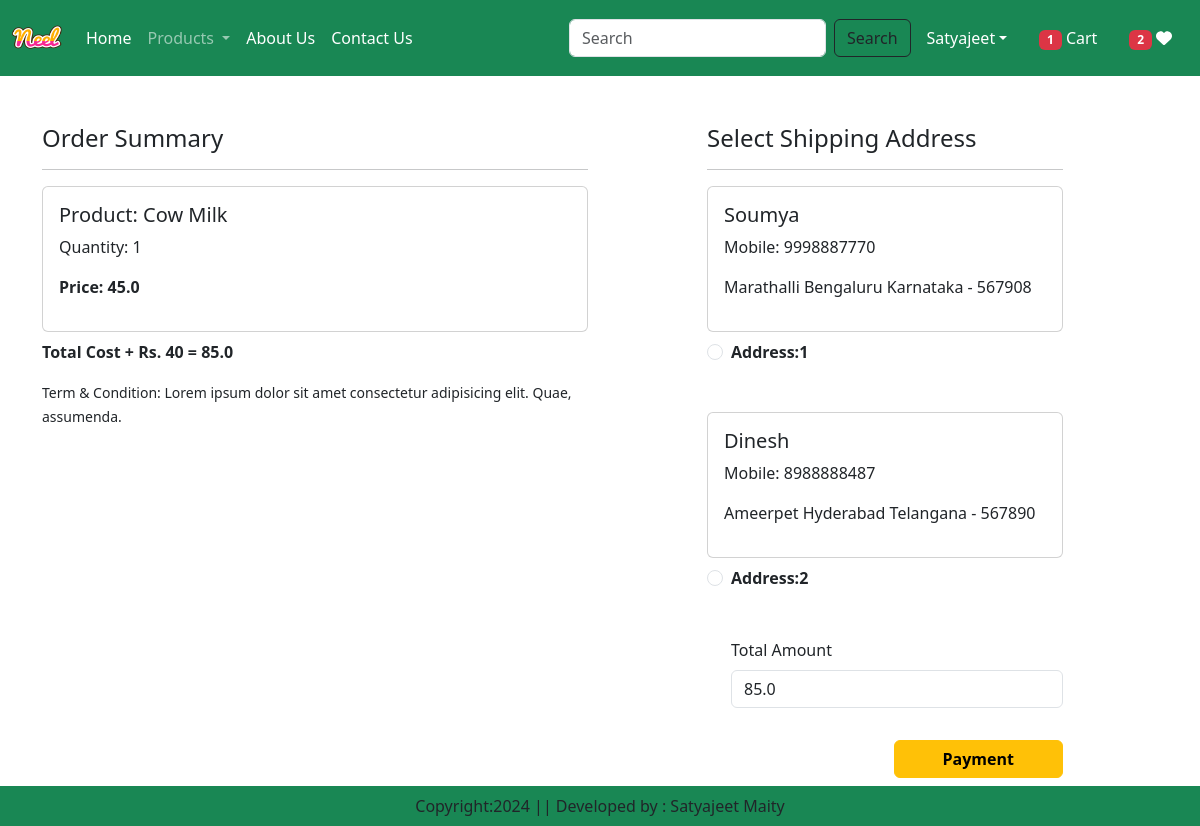
Screenshot of /checkout/ (signed in) with the database file from the repository.
### app/models.py (models this page shows, shortened)
class Cart(models.Model):
    user = models.ForeignKey(User,on_delete=models.CASCADE)
    product = models.ForeignKey(Product,on_delete=models.CASCADE)
    quantity = models.PositiveIntegerField(default=1)

class Product(models.Model):
    title = models.CharField(max_length=100)
    selling_price = models.FloatField()
    discounted_price = models.FloatField()
    description = models.TextField()
    composition = models.TextField(default='')
    prodapp = models.TextField(default='')
    category = models.CharField(choices=CATEGORY_CHOICES, max_length=2)
    product_image = models.ImageField(upload_to='product')

class Customer(models.Model):
    user = models.ForeignKey(User,on_delete=models.CASCADE)
    name = models.CharField(max_length=200)
    locality = models.CharField(max_length=200)
    city = models.CharField(max_length=50)
    mobile = models.IntegerField(default=0)
    zipcode = models.IntegerField()
    state = models.CharField(choices=STATE_CHOICES,max_length=100)

### app/views.py (the view, shortened to what this page needs)
# urls.py: path('checkout/',views.checkout.as_view(),name='checkout'),
@method_decorator(login_required,name='dispatch')
class checkout(View):
    def get(self,request):
        totalitem = 0
        wishitem = 0
        if request.user.is_authenticated:
            totalitem = len(Cart.objects.filter(user=request.user))
            wishitem = len(Wishlist.objects.filter(user=request.user))
        user=request.user
        add=Customer.objects.filter(user=user)
        cart_items=Cart.objects.filter(user=user)
        famount = 0
        for p in cart_items:
            value = p.quantity * p.product.discounted_price
            famount=famount + value
        totalamount = famount + 40
        razoramount = int(totalamount * 100)
        client = razorpay.Client(auth=(settings.RAZOR_KEY_ID,settings.RAZOR_KEY_SECRET))
        data = {"amount":razoramount,"currency":"INR","receipt":"order_rcptid_11"}
        payment_response = client.order.create(data=data)
        print(payment_response)
        order_id = payment_response['id']
        order_status = payment_response['status']
        return render(request,'app/checkout.html',locals())

### app/templates/app/checkout.html (shortened to what this page needs)
{% extends 'app/base.html' %}
{% load static %}
{% block main-content %}
<div class="container">
    <div class="row mt-5">
        <div class="col-sm-6">
            <h4>Order Summary</h4>
            <hr>
            {% for item in cart_items %}
            <div class="card mb-2">
                <div class="card-body">
                    <h5>Product: {{item.product.title}}</h5>
                    <p>Quantity: {{item.quantity}}</p>
                    <p class="fw-bold">Price: {{item.product.discounted_price}}</p>
                </div>
            </div>
            {% endfor %}
            <p class="fw-bold">Total Cost + Rs. 40 = {{totalamount}}</p>
            <small>Term & Condition: Lorem ipsum dolor sit amet consectetur adipisicing elit. Quae, assumenda.</small>
        </div>
        <div class="col-sm-4 offset-sm-1">
            <h4>Select Shipping Address</h4>
            <hr>
            <form action="" method="post" id="myform">
                {% for ad in add %}
                <div class="card">
                    <div class="card-body">
                        <h5>{{ad.name}}</h5>
                        <p>Mobile: {{ad.mobile}}</p>
                        <p>{{ad.locality}} {{ad.city}} {{ad.state}} - {{ad.zipcode}}</p>
                    </div>
                </div>
                <div class="form-check mt-2 mb-5">
                    <input type="radio" class="form-check-input" name="custid" id="custadd{{forloop.counter}}"
                        value="{{ad.id}}">
                    <label class="form-check-label fw-bold" for="custadd{{forloop.counter}}">
                        Address:{{forloop.counter}}</label>
                </div>
                {% endfor %}
                <div class="form-check mb-3">
                    <label for="totamount" class="form-label">Total Amount</label>
                    <input type="number" class="form-control" name="totamount" value="{{totalamount}}" readonly>
                </div>
                <div class="text-end">
                    <button id="rzp-button1" type="submit" class="btn btn-warning mt-3 px-5 fw-bold">Payment</button>
                </div>
            </form>
        </div>
    </div>
</div>
<br><br>
{% endblock main-content%}

### app/templates/app/base.html (shortened to what this page needs)
<!DOCTYPE html>
{% load static %}
<html lang="en">
<head>
    <link href="https://cdn.jsdelivr.net/npm/bootstrap@5.3.2/dist/css/bootstrap.min.css" rel="stylesheet"
>
    <link rel="stylesheet" href="{% static 'app/css/owl.carousel.min.css'%}">
    <link rel="stylesheet" href="{% static 'app/css/all.min.css'%}">
    <link rel="stylesheet" href="{% static 'app/css/style.css'%}">
</head>
<body>
    <nav class="navbar navbar-expand-lg navbar-dark bg-success">
        <div class="container-fluid">
            <a class="navbar-brand" href="#">
                <img src="{% static 'app/images/product/Neel.png' %}" width="50" height="50" />
            </a>
            <div class="collapse navbar-collapse" id="navbarSupportedContent">
                <ul class="navbar-nav me-auto mb-2 mb-lg-0">
                    {% if request.user.is_authenticated %}
                    <li class="nav-item">
                        <a class="nav-link active" aria-current="page" href="/">Home</a>
                    </li>
                    <li class="nav-item dropdown">
                        <a class="nav-link dropdown-toggle" href="#" id="navbarDropdown" role="button"
                            data-bs-toggle="dropdown" aria-expanded="false">
                            Products
                        </a>
                    </li>
                    <li class="nav-item">
                        <a class="nav-link text-white" href="{% url 'about' %}">About Us</a>
                    </li>
                    <li class="nav-item">
                        <a class="nav-link text-white" href="{% url 'contact' %}">Contact Us</a>
                    </li>
                </ul>
                <form class="d-flex" role="search" action="/search">
                    <input class="form-control me-2" type="search" placeholder="Search" name="search" aria-label="Search">
                    <button class="btn btn-outline-dark" type="submit">Search</button>
                </form>
            </div>
            <ul class="navbar-nav me-auto mb-2 mb-lg-0">
                <li class="nav-item dropdown mx-2">
                    <a class="nav-link dropdown-toggle text-white" href="#" id="profileDropdown" role="button"
                        data-bs-toggle="dropdown" aria-expanded="false">{{request.user.username|capfirst}}</a>
                </li>
                <li class="nav-item mx-2">
                    <a href="{% url 'showcart' %}" class="nav-link text-white">
                        <span class="badge bg-danger">
                            {% if totalitem > 0 %} {{totalitem}} {% endif %}
                        </span>
                        Cart
                    </a>
                </li>
                <li class="nav-item mx-2">
                    <a href="{% url 'showwishlist' %}" class="nav-link text-white">
                        <span class="badge bg-danger">
                            {% if wishitem > 0 %} {{wishitem}} {% endif %}
                        </span>
                        <i class="fa fa-heart"></i>
                    </a>
                </li>
                {% endif %}
            </ul>
        </div>
    </nav>
    {% block main-content %}{% endblock main-content %}
    <footer class="container-fluid fixed-bottom bg-success text-center p-2 mt-4">
        Copyright:2024 || Developed by : Satyajeet Maity
    </footer>
</body>
</html>

### rows the page displays
Cart: product "Cow Milk", quantity "1", product.discounted_price "45.0"
Customer: name "Soumya", mobile "9998887770", locality "Marathalli", city "Bengaluru", state "Karnataka", zipcode "567908"
Customer: name "Dinesh", mobile "8988888487", locality "Ameerpet", city "Hyderabad", state "Telangana", zipcode "567890"

### other values shown
{{ request.user.username|capfirst }} "Satyajeet"
{{ totalitem }} "1"
{{ wishitem }} "2"
{{ totalamount }} "85.0"
